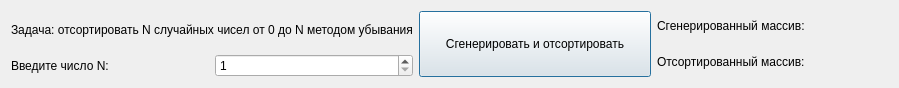
<?xml version="1.0" encoding="UTF-8"?>
<ui version="4.0">
 <class>Laba1</class>
 <widget class="QDialog" name="Laba1">
  <property name="geometry">
   <rect>
    <x>0</x>
    <y>0</y>
    <width>899</width>
    <height>88</height>
   </rect>
  </property>
  <property name="windowTitle">
   <string>Dialog</string>
  </property>
  <layout class="QHBoxLayout" name="horizontalLayout">
   <item>
    <layout class="QVBoxLayout" name="verticalLayout_3">
     <item>
      <widget class="QLabel" name="label_2">
       <property name="text">
        <string>Задача: отсортировать N случайных чисел от 0 до N методом убывания</string>
       </property>
      </widget>
     </item>
     <item>
      <layout class="QHBoxLayout" name="horizontalLayout_2">
       <item>
        <widget class="QLabel" name="label">
         <property name="sizePolicy">
          <sizepolicy hsizetype="Preferred" vsizetype="Preferred">
           <horstretch>0</horstretch>
           <verstretch>0</verstretch>
          </sizepolicy>
         </property>
         <property name="text">
          <string>Введите число N: </string>
         </property>
        </widget>
       </item>
       <item>
        <widget class="QSpinBox" name="number">
         <property name="minimum">
          <number>1</number>
         </property>
         <property name="maximum">
          <number>70</number>
         </property>
        </widget>
       </item>
      </layout>
     </item>
    </layout>
   </item>
   <item>
    <layout class="QVBoxLayout" name="verticalLayout_4">
     <item>
      <widget class="QPushButton" name="pushButton">
       <property name="sizePolicy">
        <sizepolicy hsizetype="Minimum" vsizetype="Minimum">
         <horstretch>0</horstretch>
         <verstretch>0</verstretch>
        </sizepolicy>
       </property>
       <property name="text">
        <string>Сгенерировать и отсортировать</string>
       </property>
      </widget>
     </item>
    </layout>
   </item>
   <item>
    <layout class="QGridLayout" name="gridLayout">
     <item row="0" column="1">
      <widget class="QLabel" name="label_3">
       <property name="text">
        <string/>
       </property>
      </widget>
     </item>
     <item row="1" column="1">
      <widget class="QLabel" name="label_4">
       <property name="text">
        <string/>
       </property>
      </widget>
     </item>
     <item row="1" column="0">
      <widget class="QLabel" name="label_6">
       <property name="text">
        <string>Отсортированный массив:</string>
       </property>
      </widget>
     </item>
     <item row="0" column="0">
      <widget class="QLabel" name="label_5">
       <property name="text">
        <string>Сгенерированный массив:</string>
       </property>
      </widget>
     </item>
    </layout>
   </item>
  </layout>
 </widget>
 <resources/>
 <connections/>
</ui>
